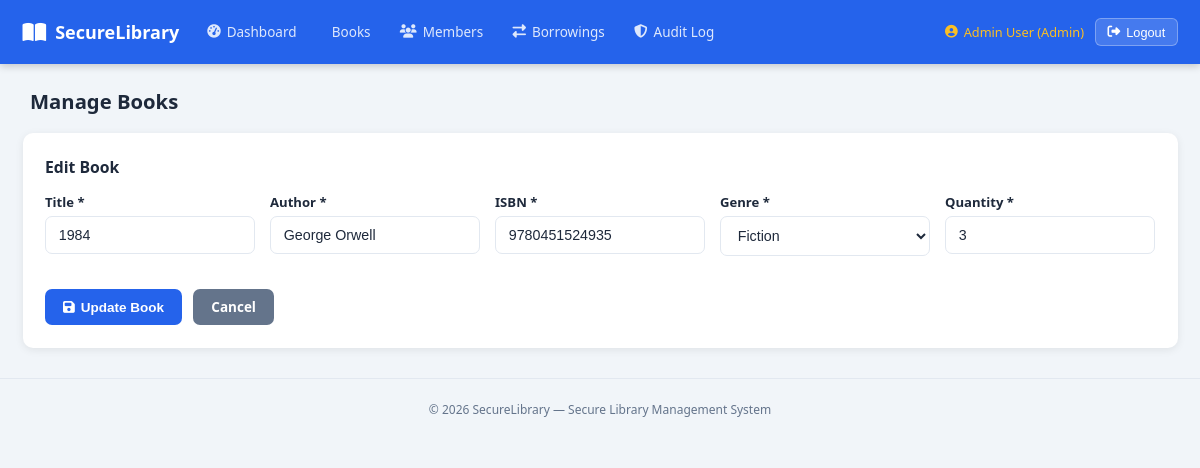
The page /admin/books.php?action=edit&id=5 (signed in) on the database its author committed.
### tables this page shows
CREATE TABLE IF NOT EXISTS books (
    id           INT UNSIGNED AUTO_INCREMENT PRIMARY KEY,
    title        VARCHAR(200)  NOT NULL,
    author       VARCHAR(150)  NOT NULL,
    isbn         VARCHAR(20)   NOT NULL UNIQUE,
    genre        VARCHAR(80)   NOT NULL,
    quantity     INT UNSIGNED  NOT NULL DEFAULT 1,
    available    INT UNSIGNED  NOT NULL DEFAULT 1,
    created_at   DATETIME      NOT NULL DEFAULT CURRENT_TIMESTAMP,
    updated_at   DATETIME      NOT NULL DEFAULT CURRENT_TIMESTAMP ON UPDATE CURRENT_TIMESTAMP
);

### includes/config.php (called while the page is built, shortened)
<?php
function url(string $path = ''): string
{
    $path = '/' . ltrim($path, '/');
    return APP_BASE_PATH . $path;
}
function e(mixed $value): string
{
    return htmlspecialchars((string)$value, ENT_QUOTES | ENT_HTML5, 'UTF-8');
}
function sanitiseString(string $input, int $maxLen = 255): string
{
    return mb_substr(trim(strip_tags($input)), 0, $maxLen);
}

### admin/books.php (the view, shortened to what this page needs)
<?php
require_once __DIR__ . '/../includes/config.php';
$pdo       = getDB();
$action    = sanitiseString($_GET['action'] ?? 'list', 10);
$genres = ['Fiction', 'Non-Fiction', 'Technology', 'Science', 'History', 'Biography', 'Self-Help', 'Other'];
$formData = [
    'title'    => '',
    'author'   => '',
    'isbn'     => '',
    'genre'    => '',
    'quantity' => 1,
];
if ($action === 'edit') {
    $id = (int)($_GET['id'] ?? 0);
    if ($id > 0) {
        $stmt = $pdo->prepare('SELECT * FROM books WHERE id = ? LIMIT 1');
        $stmt->execute([$id]);
        $book = $stmt->fetch();
        if ($book) {
            if (
                $formData['title'] === '' &&
                $formData['author'] === '' &&
                $formData['isbn'] === '' &&
                $formData['genre'] === '' &&
                $formData['quantity'] === 1
            ) {
                $formData = [
                    'title'    => $book['title'],
                    'author'   => $book['author'],
                    'isbn'     => $book['isbn'],
                    'genre'    => $book['genre'],
                    'quantity' => (int)$book['quantity'],
                ];
            }
        } else {
            $error = 'Book not found.';
            $action = 'list';
        }
    } else {
        $error = 'Invalid book selected.';
        $action = 'list';
    }
}
include __DIR__ . '/../includes/header.php';
?>
<div class="page-header">
  <h2><i class="fa fa-books"></i> Manage Books</h2>
</div>
<?php if ($action === 'add' || $action === 'edit'): ?>
<div class="section-box">
  <h3><?= $action === 'add' ? 'Add New Book' : 'Edit Book' ?></h3>
  <form method="POST" action="<?= e(url('/admin/books.php')) ?>" id="bookForm">
    <div class="form-grid">
      <div class="form-group">
        <label>Title *</label>
        <input
          type="text"
          name="title"
          maxlength="200"
          required
          value="<?= e($formData['title']) ?>"
          placeholder="Book title"
        >
      </div>
      <div class="form-group">
        <label>Author *</label>
        <input
          type="text"
          name="author"
          maxlength="150"
          required
          value="<?= e($formData['author']) ?>"
          placeholder="Author name"
        >
      </div>
      <div class="form-group">
        <label>ISBN *</label>
        <input
          type="text"
          name="isbn"
          maxlength="20"
          required
          value="<?= e($formData['isbn']) ?>"
          placeholder="ISBN-13"
        >
      </div>
      <div class="form-group">
        <label>Genre *</label>
        <select name="genre" required>
          <?php foreach ($genres as $g): ?>
            <option value="<?= e($g) ?>" <?= $formData['genre'] === $g ? 'selected' : '' ?>>
              <?= e($g) ?>
            </option>
          <?php endforeach; ?>
        </select>
      </div>
      <div class="form-group">
        <label>Quantity *</label>
        <input
          type="number"
          name="quantity"
          min="1"
          max="100"
          required
          value="<?= (int)$formData['quantity'] ?>"
        >
      </div>
    </div>
    <div class="form-actions">
      <button type="submit" class="btn-primary">
        <i class="fa fa-save"></i> <?= $action === 'add' ? 'Add Book' : 'Update Book' ?>
      </button>
      <a href="<?= e(url('/admin/books.php')) ?>" class="btn-secondary">Cancel</a>
    </div>
  </form>
</div>
<?php endif; ?>
<?php include __DIR__ . '/../includes/footer.php'; ?>

### public/css/style.css (style rules this page uses)
:root { --primary: #2563eb; --primary-d: #1d4ed8; --secondary: #64748b; --success: #16a34a; --warning: #d97706; --danger: #dc2626; --info: #0891b2; --bg: #f1f5f9; --card-bg: #ffffff; --text: #1e293b; --text-light: #64748b; --border: #e2e8f0; --shadow: 0 2px 8px rgba(0,0,0,.08); --radius: 10px; --nav-h: 64px; }
*, *::before, *::after { box-sizing: border-box; margin: 0; padding: 0; }
html { font-size: 15px; }
body { font-family: 'Segoe UI', system-ui, -apple-system, sans-serif; background: var(--bg); color: var(--text); min-height: 100vh; }
a { color: var(--primary); text-decoration: none; }
.page-header { display: flex; align-items: center; justify-content: space-between; margin-bottom: 1.25rem; flex-wrap: wrap; gap: .5rem; }
.page-header h2 { font-size: 1.35rem; color: var(--text); display: flex; align-items: center; gap: .5rem; }
.section-box { background: var(--card-bg); border-radius: var(--radius); padding: 1.5rem; margin-bottom: 1.5rem; box-shadow: var(--shadow); }
.section-box h3 { font-size: 1.05rem; margin-bottom: 1rem; display: flex; align-items: center; gap: .5rem; color: var(--text); }
.form-group { margin-bottom: 1rem; }
.form-group label { display: block; font-size: .875rem; font-weight: 600; margin-bottom: .35rem; color: var(--text); }
.form-group input, .form-group select, .form-group textarea { width: 100%; padding: .65rem .85rem; border: 1.5px solid var(--border); border-radius: 7px; font-size: .95rem; color: var(--text); transition: border-color .15s, box-shadow .15s; background: var(--card-bg); }
.form-grid { display: grid; grid-template-columns: repeat(auto-fit, minmax(200px, 1fr)); gap: 1rem; }
.form-actions { display: flex; gap: .75rem; margin-top: 1.25rem; flex-wrap: wrap; }
.btn-primary, .btn-secondary, .btn-success, .btn-danger, .btn-warning { padding: .6rem 1.2rem; border-radius: 7px; border: none; font-size: .9rem; font-weight: 600; cursor: pointer; display: inline-flex; align-items: center; gap: .4rem; transition: filter .15s, transform .1s; text-decoration: none; }
.btn-primary { background: var(--primary); color: #fff; }
.btn-secondary { background: var(--secondary); color: #fff; }

### rows shown on the page
books: title "1984", author "George Orwell", isbn "9780451524935", quantity "3"

### other values the page prints
APP_NAME "SecureLibrary"
$name "Admin User"
$role "Admin"
form field genre "Fiction"
